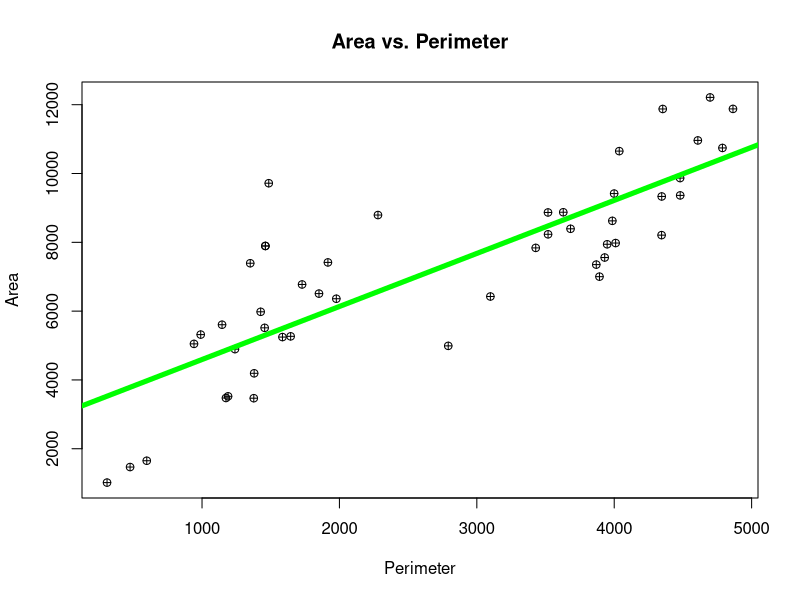

The R script that drew this image:
# Load the built-in datasets package (already loaded in most R sessions)
library(datasets)

# List all available datasets in the current R session
print(data())

# Load the 'rock' dataset into memory
data(rock)

# Show help/documentation for the 'rock' dataset
print(?rock)  # You don't usually need `print()` here; just use `?rock`

# View the first few rows of the 'rock' dataset
print(head(rock))

# "area ~ peri": Create a linear model predicting 'area' using 'peri' (perimeter)
# "data = rock": Tells R to find 'area' and 'peri' inside the 'rock' dataset
model <- lm(area ~ peri, data = rock)  # 'lm()' stands for "linear model", not "linear module"

# Show a detailed summary of the linear model, including:
# Coefficients (intercept and slope)
# Residuals (prediction errors)
# R-squared, F-statistic, and p-values for significance testing
summary(model)

# Predicts 'area' values from the linear model using new 'peri' (perimeter) values
predict(model, newdata = data.frame(peri = c(2988.10, 3692.83)))

# Creates a scatterplot: X-axis = perimeter, Y-axis = area
plot(rock$peri, rock$area,
    main = "Area vs. Perimeter",
    xlab = "Perimeter", ylab = "Area",  # Adds axis labels
    pch = 10, col = "black"             # pch = 10 is not a filled circle, it's a specific symbol
    # "pch = 10": Uses a cross-like plotting symbol (not a filled circle)
    # "col = 'black'": Sets the color of the points to black
)

# Adds the regression line from the model to the scatterplot
abline(model, col = "green", lwd = 5)
# "col = 'green'": Sets the line color to green
# "lwd = 5": Sets the line width (thickness) to 5